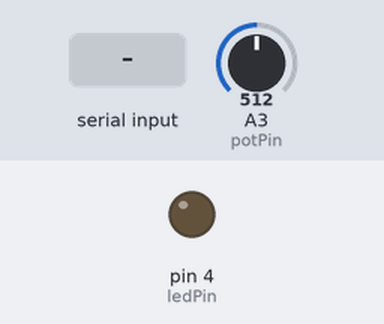
Recording of a sketch running on a simulated Arduino Uno, built with avr-gcc and run on an emulated ATmega328P. Shown: output pins drawn as LEDs (lit = HIGH). Inputs (shaded band) come from the test bench; at power-on: A3 (potPin) = 512. What the sketch prints to the serial monitor is not drawn.

Above: at 1.2 s.
1.3 s: "1" received over Serial
At 1.7 s:
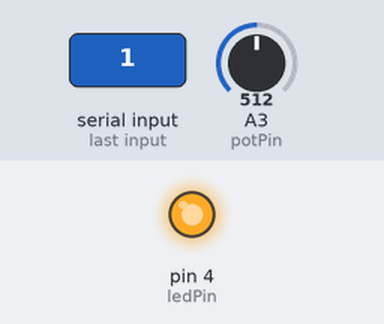
2.8 s: "0" received over Serial
At 4.1 s:
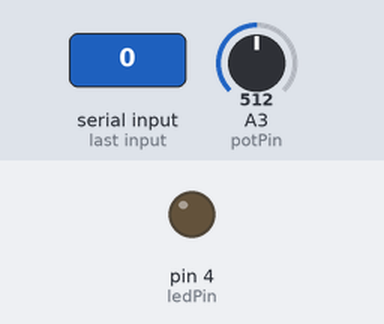
Timing chart, 0 to 5.8 s (numbered marks = the images above; inputs shaded):
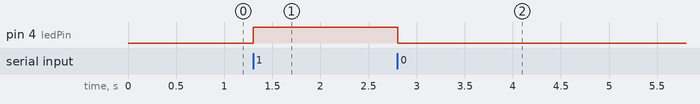

Measured:
- after the input at 1.3 s, pin 4 (ledPin): LOW → HIGH at once
- after the input at 2.8 s, pin 4 (ledPin): HIGH → LOW at once

The sketch:

sketch_nov25c.ino
```cpp
const int ledPin = 4;    //define the LED pin
const int potPin = A3;  //define the potentiometer pin

void setup() {
  pinMode(potPin, INPUT);      // initialize the Potentiometer input
  pinMode(ledPin, OUTPUT);    //initialize LED output
  Serial.begin(9600);         //start the serial communication
}

void loop() {
  // read the input on analog pin 0:
  int sensorValue = analogRead(potPin);
  // print out the value you read:
  Serial.println(sensorValue);
  delay(1);        // delay in between reads for stability
  if (Serial.available() > 0) {         //if some data is available of in the serial port
    char ledPinState = Serial.read();   //read the value
    if (ledPinState == '1') {           //if statement will be true(1)
      digitalWrite(ledPin, HIGH);       //turn ON the LED
    }
    else if (ledPinState == '0') {
      digitalWrite(ledPin, LOW);
    }
  }
}
```
